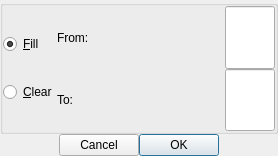
<?xml version="1.0" encoding="UTF-8"?>
<ui version="4.0">
 <author>Matt Walker</author>
 <class>PatternFillDialog_UI</class>
 <widget class="QDialog" name="PatternFillDialog_UI">
  <property name="geometry">
   <rect>
    <x>0</x>
    <y>0</y>
    <width>278</width>
    <height>156</height>
   </rect>
  </property>
  <property name="sizePolicy">
   <sizepolicy hsizetype="Preferred" vsizetype="Preferred">
    <horstretch>0</horstretch>
    <verstretch>0</verstretch>
   </sizepolicy>
  </property>
  <property name="windowTitle">
   <string>Form 1</string>
  </property>
  <property name="modal">
   <bool>true</bool>
  </property>
  <layout class="QVBoxLayout" name="verticalLayout">
   <item>
    <widget class="QGroupBox" name="groupBox">
     <property name="title">
      <string/>
     </property>
     <layout class="QHBoxLayout" name="horizontalLayout">
      <item>
       <layout class="QGridLayout">
        <item row="0" column="0">
         <widget class="QRadioButton" name="fillRB">
          <property name="toolTip">
           <string/>
          </property>
          <property name="text">
           <string>&amp;Fill</string>
          </property>
          <property name="shortcut">
           <string>Alt+F</string>
          </property>
          <property name="checked">
           <bool>true</bool>
          </property>
         </widget>
        </item>
        <item row="1" column="0">
         <widget class="QRadioButton" name="clearRB">
          <property name="text">
           <string>&amp;Clear</string>
          </property>
          <property name="shortcut">
           <string>Alt+C</string>
          </property>
         </widget>
        </item>
       </layout>
      </item>
      <item>
       <layout class="QGridLayout">
        <item row="0" column="0">
         <widget class="QLabel" name="textLabel1">
          <property name="text">
           <string>From:</string>
          </property>
         </widget>
        </item>
        <item row="0" column="1">
         <widget class="QLineEdit" name="fromText">
          <property name="maximumSize">
           <size>
            <width>50</width>
            <height>32767</height>
           </size>
          </property>
          <property name="text">
           <string/>
          </property>
         </widget>
        </item>
        <item row="1" column="0">
         <widget class="QLabel" name="textLabel2">
          <property name="text">
           <string>To:</string>
          </property>
         </widget>
        </item>
        <item row="1" column="1">
         <widget class="QLineEdit" name="toText">
          <property name="maximumSize">
           <size>
            <width>50</width>
            <height>32767</height>
           </size>
          </property>
         </widget>
        </item>
       </layout>
      </item>
     </layout>
    </widget>
   </item>
   <item>
    <layout class="QHBoxLayout">
     <item>
      <spacer>
       <property name="orientation">
        <enum>Qt::Horizontal</enum>
       </property>
       <property name="sizeType">
        <enum>QSizePolicy::Expanding</enum>
       </property>
       <property name="sizeHint" stdset="0">
        <size>
         <width>36</width>
         <height>11</height>
        </size>
       </property>
      </spacer>
     </item>
     <item>
      <widget class="QPushButton" name="cancelBtn">
       <property name="text">
        <string>Cancel</string>
       </property>
      </widget>
     </item>
     <item>
      <widget class="QPushButton" name="okBtn">
       <property name="text">
        <string>OK</string>
       </property>
       <property name="default">
        <bool>true</bool>
       </property>
      </widget>
     </item>
     <item>
      <spacer>
       <property name="orientation">
        <enum>Qt::Horizontal</enum>
       </property>
       <property name="sizeType">
        <enum>QSizePolicy::Expanding</enum>
       </property>
       <property name="sizeHint" stdset="0">
        <size>
         <width>36</width>
         <height>11</height>
        </size>
       </property>
      </spacer>
     </item>
    </layout>
   </item>
  </layout>
 </widget>
 <layoutdefault spacing="0" margin="0"/>
 <tabstops>
  <tabstop>fillRB</tabstop>
  <tabstop>fromText</tabstop>
  <tabstop>toText</tabstop>
  <tabstop>cancelBtn</tabstop>
  <tabstop>okBtn</tabstop>
 </tabstops>
 <resources/>
 <connections/>
</ui>
